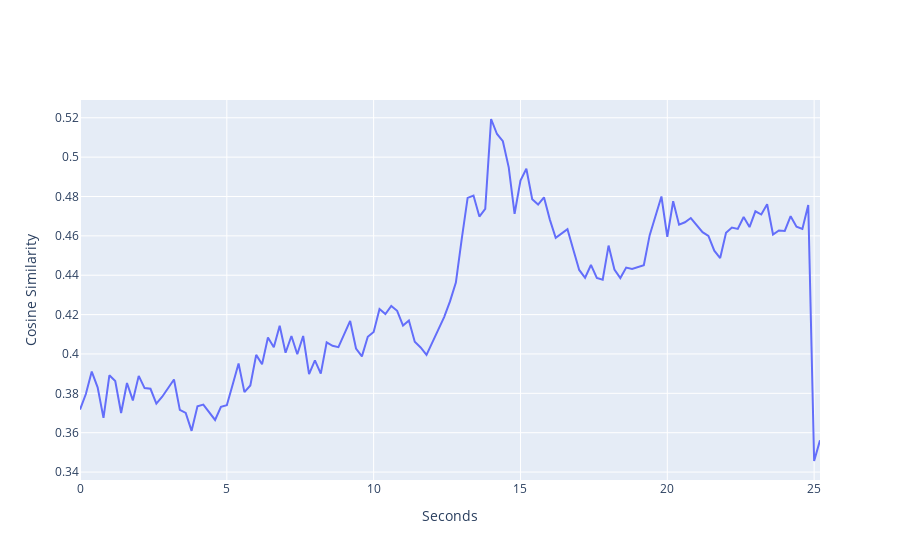

Write notebook code for a chart like this one.
### Code cell
frame_embeddings_fruits = search("fruits.mp4", "pineapple in the middle", model, frame_embeddings=frame_embeddings_fruits)
